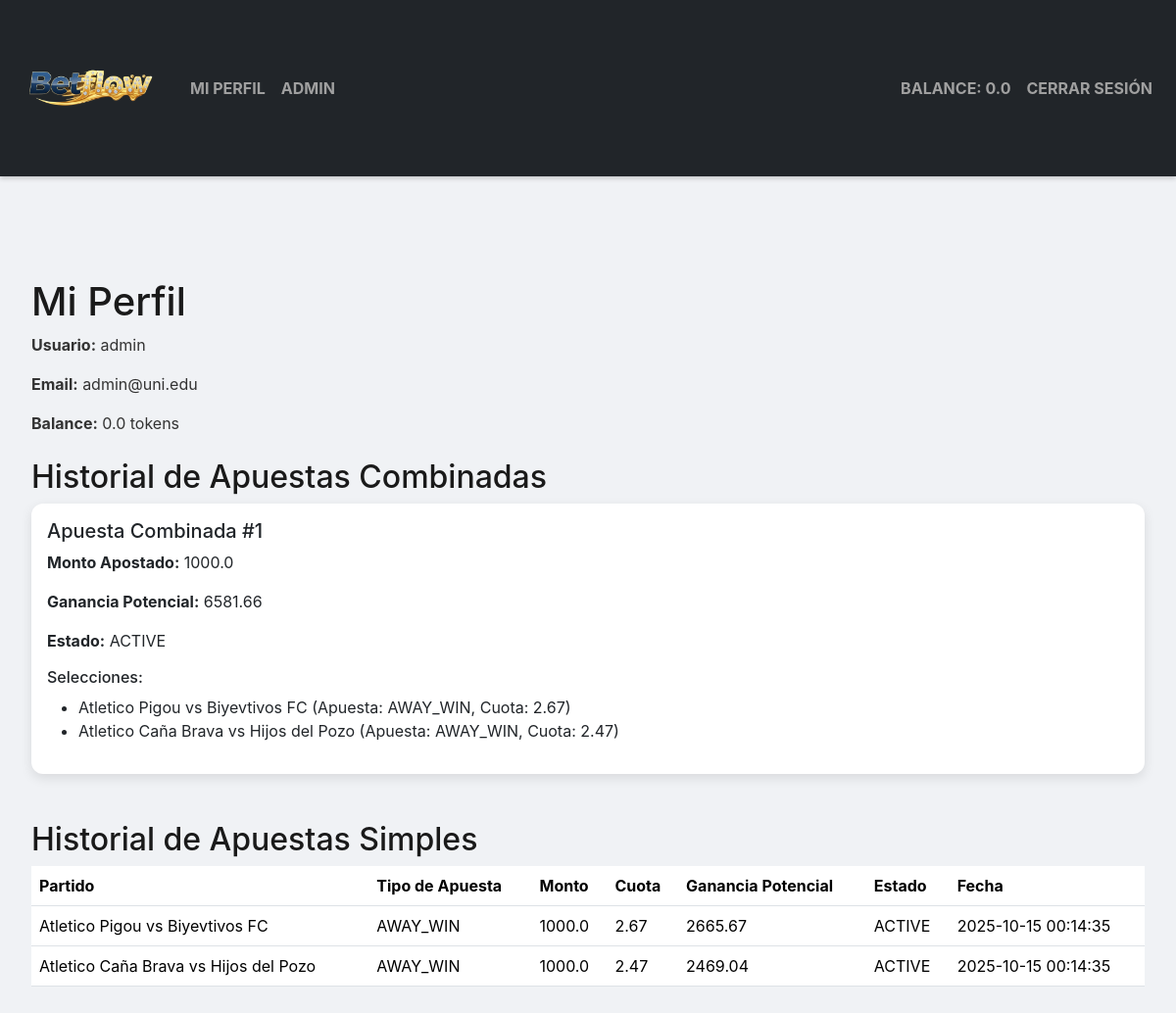
The page /profile (signed in) on the database as committed earlier.
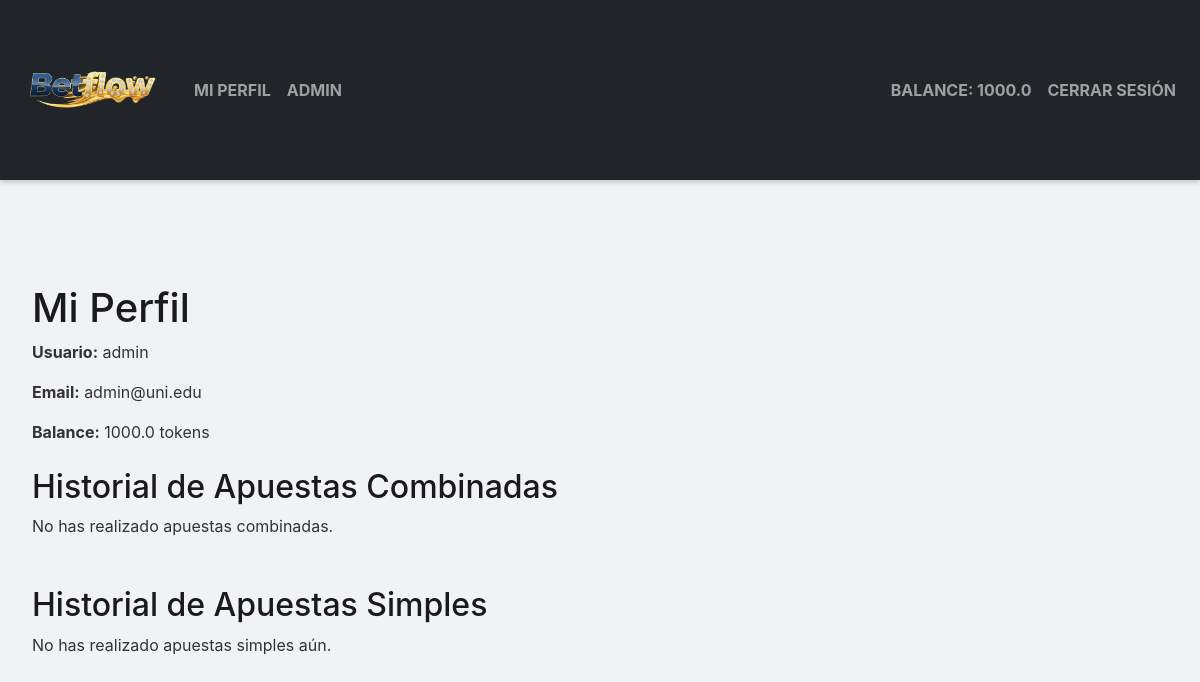
The same page on the database as committed later.
### tables this page shows
CREATE TABLE users (
    user_id INTEGER PRIMARY KEY AUTOINCREMENT,
    username TEXT UNIQUE NOT NULL,
    email TEXT UNIQUE NOT NULL,
    password_hash TEXT NOT NULL,
    token_balance REAL NOT NULL DEFAULT 1000.00,
    is_admin BOOLEAN NOT NULL DEFAULT 0
);

CREATE TABLE combo_bets (
    combo_bet_id INTEGER PRIMARY KEY AUTOINCREMENT,
    user_id INTEGER NOT NULL,
    total_wager REAL NOT NULL,
    potential_payout REAL NOT NULL,
    status TEXT NOT NULL DEFAULT 'ACTIVE',
    created_at TEXT DEFAULT CURRENT_TIMESTAMP,
    FOREIGN KEY (user_id) REFERENCES users (user_id)
);

CREATE TABLE bets (
    bet_id INTEGER PRIMARY KEY AUTOINCREMENT,
    user_id INTEGER NOT NULL,
    match_id INTEGER NOT NULL,
    bet_type TEXT NOT NULL,
    wager_amount REAL NOT NULL,
    odds_at_placement REAL NOT NULL,
    potential_payout REAL NOT NULL,
    status TEXT NOT NULL DEFAULT 'ACTIVE',
    created_at TEXT DEFAULT CURRENT_TIMESTAMP,
    combo_bet_id INTEGER,
    FOREIGN KEY (user_id) REFERENCES users (user_id),
    FOREIGN KEY (match_id) REFERENCES matches (match_id),
    FOREIGN KEY (combo_bet_id) REFERENCES combo_bets (combo_bet_id)
);

CREATE TABLE teams (
    team_id INTEGER PRIMARY KEY AUTOINCREMENT,
    team_name TEXT UNIQUE NOT NULL
);

### app.py (the view)
@app.route('/profile')
@login_required
def profile():
    db = database.get_db()
    if g.user:
        g.user = db.execute('SELECT * FROM users WHERE user_id = ?', (g.user['user_id'],)).fetchone()
    bets = db.execute("SELECT b.*, m.match_datetime, ht.team_name as home_team, at.team_name as away_team FROM bets b JOIN matches m ON b.match_id = m.match_id JOIN teams ht ON m.home_team_id = ht.team_id JOIN teams at ON m.away_team_id = at.team_id WHERE b.user_id = ? ORDER BY b.created_at DESC", (g.user['user_id'],)).fetchall()
    combo_bets_rows = db.execute("SELECT combo_bet_id, total_wager, potential_payout, status, created_at FROM combo_bets WHERE user_id = ? ORDER BY created_at DESC", (g.user['user_id'],)).fetchall()
    combo_bets = [dict(row) for row in combo_bets_rows]
    for combo in combo_bets:
        combo_selections = db.execute(
            """
            SELECT b.*, m.match_datetime, ht.team_name as home_team, at.team_name as away_team
            FROM bets b
            JOIN matches m ON b.match_id = m.match_id
            JOIN teams ht ON m.home_team_id = ht.team_id
            JOIN teams at ON m.away_team_id = at.team_id
            WHERE b.combo_bet_id = ?
            ORDER BY m.match_datetime ASC
            """, (combo['combo_bet_id'],)).fetchall()
        combo['selections'] = combo_selections
    return render_template('profile.html', bets=bets, combo_bets=combo_bets)

### app.py (called while the page is built)
def login_required(view):
    @wraps(view)
    def wrapped_view(**kwargs):
        if g.user is None:
            return redirect(url_for('login'))
        return view(**kwargs)
    return wrapped_view

@app.before_request
def load_logged_in_user():
    user_id = session.get('user_id')
    g.user = None
    if user_id is not None:
        db = database.get_db()
        g.user = db.execute('SELECT * FROM users WHERE user_id = ?', (user_id,)).fetchone()

### database.py (called while the page is built)
def get_db():
    if 'db' not in g:
        g.db = sqlite3.connect(
            current_app.config['DATABASE'],
            detect_types=sqlite3.PARSE_DECLTYPES
        )
        g.db.row_factory = sqlite3.Row
    return g.db

### templates/profile.html (shortened to what this page needs)
{% extends 'base.html' %}
{% block content %}
<div class="container mt-5">
    <h1>Mi Perfil</h1>
    <div class="profile-info mb-4">
        <p><strong>Usuario:</strong> {{ g.user.username }}</p>
        <p><strong>Email:</strong> {{ g.user.email }}</p>
        <p><strong>Balance:</strong> {{ g.user.token_balance | round(2) }} tokens</p>
    </div>
    <h2>Historial de Apuestas Combinadas</h2>
    {% if combo_bets %}
        {% for combo in combo_bets %}
        <div class="card mb-3">
            <div class="card-body">
                <h5 class="card-title">Apuesta Combinada #{{ combo.combo_bet_id }}</h5>
                <p><strong>Monto Apostado:</strong> {{ combo.total_wager }}</p>
                <p><strong>Ganancia Potencial:</strong> {{ combo.potential_payout | round(2) }}</p>
                <p><strong>Estado:</strong> {{ combo.status }}</p>
                <h6>Selecciones:</h6>
                <ul>
                    {% for selection in combo.selections %}
                    <li>{{ selection.home_team }} vs {{ selection.away_team }} (Apuesta: {{ selection.bet_type }}, Cuota: {{ selection.odds_at_placement | round(2) }})</li>
                    {% endfor %}
                </ul>
            </div>
        </div>
        {% endfor %}
    {% else %}
    <p>No has realizado apuestas combinadas.</p>
    {% endif %}
    <h2 class="mt-5">Historial de Apuestas Simples</h2>
    {% if bets %}
    <table class="table bet-history">
        <thead>
            <tr>
                <th>Partido</th>
                <th>Tipo de Apuesta</th>
                <th>Monto</th>
                <th>Cuota</th>
                <th>Ganancia Potencial</th>
                <th>Estado</th>
                <th>Fecha</th>
            </tr>
        </thead>
        <tbody>
            {% for bet in bets %}
            <tr class="status-{{ bet.status.lower() }}">
                <td>{{ bet.home_team }} vs {{ bet.away_team }}</td>
                <td>{{ bet.bet_type }}</td>
                <td>{{ bet.wager_amount | round(2) }}</td>
                <td>{{ bet.odds_at_placement | round(2) }}</td>
                <td>{{ bet.potential_payout | round(2) }}</td>
                <td>{{ bet.status }}</td>
                <td>{{ bet.created_at }}</td>
            </tr>
            {% endfor %}
        </tbody>
    </table>
    {% else %}
    <p>No has realizado apuestas simples aún.</p>
    {% endif %}
</div>
{% endblock %}

### templates/base.html (shortened to what this page needs)
<!doctype html>
<html lang="es">
<head>
    <link href="https://cdn.jsdelivr.net/npm/bootstrap@5.3.2/dist/css/bootstrap.min.css" rel="stylesheet">
    <link rel="stylesheet" href="{{ url_for('static', filename='style.css') }}">
</head>
<body>
    <nav class="navbar navbar-expand-lg navbar-dark bg-dark">
        <div class="container">
            <a class="navbar-brand" href="{{ url_for('index') }}">
                <img src="{{ url_for('static', filename='logo.png') }}" alt="Logo de Apuestas" class="navbar-logo">
            </a>
            <div class="collapse navbar-collapse">
                <ul class="navbar-nav me-auto mb-2 mb-lg-0">
                    {% if g.user %}
                        <li class="nav-item">
                            <a class="nav-link" href="{{ url_for('profile') }}">Mi Perfil</a>
                        </li>
                        {% if g.user.is_admin %}
                        <li class="nav-item">
                            <a class="nav-link" href="{{ url_for('admin') }}">Admin</a>
                        </li>
                        {% endif %}
                    {% endif %}
                </ul>
                <ul class="navbar-nav ms-auto mb-2 mb-lg-0">
                    {% if g.user %}
                        <li class="nav-item">
                            <a class="nav-link disabled" href="#">Balance: {{ g.user.token_balance | round(2) }}</a>
                        </li>
                        <li class="nav-item">
                            <a class="nav-link" href="{{ url_for('logout') }}">Cerrar Sesión</a>
                        </li>
                    {% endif %}
                </ul>
            </div>
        </div>
    </nav>
    <main class="container py-4">
        {% block content %}{% endblock %}
    </main>
</body>
</html>

Rows that differ between the two databases and show on the page:
removed combo_bets: combo_bet_id "1", total_wager "1000.0", potential_payout "6581.66", status "ACTIVE"
removed bets: home_team "Atletico Pigou", away_team "Biyevtivos FC", bet_type "AWAY_WIN", odds_at_placement "2.67", wager_amount "1000.0", potential_payout "2665.67", status "ACTIVE", created_at "2025-10-15 00:14:35"
removed bets: home_team "Atletico Caña Brava", away_team "Hijos del Pozo", bet_type "AWAY_WIN", odds_at_placement "2.47", wager_amount "1000.0", potential_payout "2469.04", status "ACTIVE", created_at "2025-10-15 00:14:35"
changed users "admin": user.token_balance "0.0" → "1000.0"
Other text that changed with them:
text no longer shown: "Partido Tipo de Apuesta Monto Cuota Ganancia Potencial Estado Fecha"
text now shown: "No has realizado apuestas combinadas. No has realizado apuestas simples aún."
